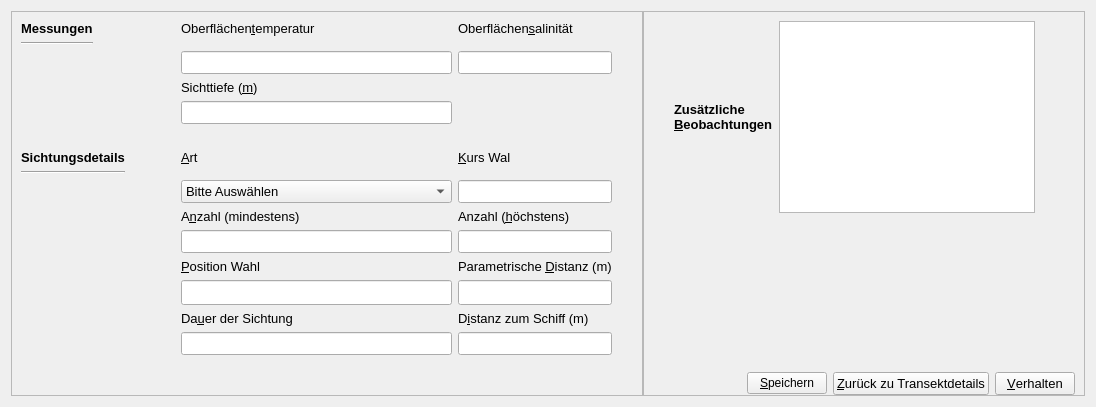
        <widget class="QWidget" name="page_3">
         <layout class="QHBoxLayout" name="horizontalLayout_19">
          <item>
           <layout class="QHBoxLayout" name="horizontalLayout_15">
            <property name="spacing">
             <number>0</number>
            </property>
            <property name="rightMargin">
             <number>0</number>
            </property>
            <item>
             <widget class="QFrame" name="frame_6">
              <property name="frameShape">
               <enum>QFrame::StyledPanel</enum>
              </property>
              <property name="frameShadow">
               <enum>QFrame::Raised</enum>
              </property>
              <layout class="QVBoxLayout" name="verticalLayout_11">
               <property name="rightMargin">
                <number>30</number>
               </property>
               <property name="bottomMargin">
                <number>0</number>
               </property>
               <item>
                <layout class="QGridLayout" name="gridLayout_5">
                 <item row="4" column="1">
                  <spacer name="horizontalSpacer_16">
                   <property name="orientation">
                    <enum>Qt::Horizontal</enum>
                   </property>
                   <property name="sizeHint" stdset="0">
                    <size>
                     <width>40</width>
                     <height>20</height>
                    </size>
                   </property>
                  </spacer>
                 </item>
                 <item row="3" column="1">
                  <widget class="QLineEdit" name="lineEditSightDepthSights">
                   <property name="font">
                    <font>
                     <family>Arial</family>
                     <pointsize>10</pointsize>
                    </font>
                   </property>
                  </widget>
                 </item>
                 <item row="1" column="1">
                  <widget class="QLineEdit" name="lineEditTemperatureSights">
                   <property name="font">
                    <font>
                     <family>Arial</family>
                     <pointsize>10</pointsize>
                    </font>
                   </property>
                  </widget>
                 </item>
                 <item row="2" column="1">
                  <widget class="QLabel" name="labelTimeSightDepthSights">
                   <property name="font">
                    <font>
                     <family>Arial</family>
                     <pointsize>10</pointsize>
                    </font>
                   </property>
                   <property name="text">
                    <string>Sichttiefe (&amp;m)</string>
                   </property>
                   <property name="alignment">
                    <set>Qt::AlignLeading|Qt::AlignLeft|Qt::AlignTop</set>
                   </property>
                   <property name="buddy">
                    <cstring>lineEditSightDepthSights</cstring>
                   </property>
                  </widget>
                 </item>
                 <item row="0" column="2">
                  <widget class="QLabel" name="labelSalinitySights">
                   <property name="font">
                    <font>
                     <family>Arial</family>
                     <pointsize>10</pointsize>
                    </font>
                   </property>
                   <property name="text">
                    <string>Oberflächen&amp;salinität</string>
                   </property>
                   <property name="alignment">
                    <set>Qt::AlignLeading|Qt::AlignLeft|Qt::AlignTop</set>
                   </property>
                   <property name="buddy">
                    <cstring>lineEditSalinitySights</cstring>
                   </property>
                  </widget>
                 </item>
                 <item row="1" column="2">
                  <widget class="QLineEdit" name="lineEditSalinitySights">
                   <property name="font">
                    <font>
                     <family>Arial</family>
                     <pointsize>10</pointsize>
                    </font>
                   </property>
                  </widget>
                 </item>
                 <item row="0" column="1">
                  <widget class="QLabel" name="labelTemperatureSights">
                   <property name="font">
                    <font>
                     <family>Arial</family>
                     <pointsize>10</pointsize>
                    </font>
                   </property>
                   <property name="text">
                    <string>Oberflächen&amp;temperatur</string>
                   </property>
                   <property name="alignment">
                    <set>Qt::AlignLeading|Qt::AlignLeft|Qt::AlignTop</set>
                   </property>
                   <property name="buddy">
                    <cstring>lineEditTemperatureSights</cstring>
                   </property>
                  </widget>
                 </item>
                 <item row="10" column="2">
                  <widget class="QLineEdit" name="lineEditParamDistance">
                   <property name="font">
                    <font>
                     <family>Verdana</family>
                     <pointsize>10</pointsize>
                    </font>
                   </property>
                  </widget>
                 </item>
                 <item row="6" column="2">
                  <widget class="QLineEdit" name="lineEditCourseWhale">
                   <property name="font">
                    <font>
                     <family>Arial</family>
                     <pointsize>10</pointsize>
                    </font>
                   </property>
                  </widget>
                 </item>
                 <item row="7" column="1">
                  <widget class="QLabel" name="labelNumberMin">
                   <property name="font">
                    <font>
                     <family>Arial</family>
                     <pointsize>10</pointsize>
                    </font>
                   </property>
                   <property name="text">
                    <string>A&amp;nzahl (mindestens)</string>
                   </property>
                   <property name="alignment">
                    <set>Qt::AlignLeading|Qt::AlignLeft|Qt::AlignTop</set>
                   </property>
                   <property name="buddy">
                    <cstring>lineEditNumberMin</cstring>
                   </property>
                  </widget>
                 </item>
                 <item row="5" column="1">
                  <widget class="QLabel" name="labelSpecies">
                   <property name="font">
                    <font>
                     <family>Arial</family>
                     <pointsize>10</pointsize>
                    </font>
                   </property>
                   <property name="text">
                    <string>&amp;Art</string>
                   </property>
                   <property name="alignment">
                    <set>Qt::AlignLeading|Qt::AlignLeft|Qt::AlignTop</set>
                   </property>
                   <property name="buddy">
                    <cstring>comboBoxSpecies</cstring>
                   </property>
                  </widget>
                 </item>
                 <item row="6" column="1">
                  <widget class="QComboBox" name="comboBoxSpecies">
                   <property name="font">
                    <font>
                     <family>Arial</family>
                     <pointsize>10</pointsize>
                    </font>
                   </property>
                   <item>
                    <property name="text">
                     <string>Bitte Auswählen</string>
                    </property>
                   </item>
                   <item>
                    <property name="text">
                     <string>Vögel</string>
                    </property>
                   </item>
                   <item>
                    <property name="text">
                     <string>Zwergwal</string>
                    </property>
                   </item>
                   <item>
                    <property name="text">
                     <string>Finnwal</string>
                    </property>
                   </item>
                   <item>
                    <property name="text">
                     <string>Gewöhnlicher Delphin</string>
                    </property>
                   </item>
                   <item>
                    <property name="text">
                     <string>Rundkopfdelphin</string>
                    </property>
                   </item>
                   <item>
                    <property name="text">
                     <string>Langflossen-Grindwal</string>
                    </property>
                   </item>
                   <item>
                    <property name="text">
                     <string>Mondfisch</string>
                    </property>
                   </item>
                   <item>
                    <property name="text">
                     <string>Buckelwal</string>
                    </property>
                   </item>
                   <item>
                    <property name="text">
                     <string>Meeresschildkröten</string>
                    </property>
                   </item>
                   <item>
                    <property name="text">
                     <string>Fische</string>
                    </property>
                   </item>
                   <item>
                    <property name="text">
                     <string>Pottwal</string>
                    </property>
                   </item>
                   <item>
                    <property name="text">
                     <string>Streifendelphin</string>
                    </property>
                   </item>
                   <item>
                    <property name="text">
                     <string>Schwertfisch</string>
                    </property>
                   </item>
                   <item>
                    <property name="text">
                     <string>Sonstige</string>
                    </property>
                   </item>
                   <item>
                    <property name="text">
                     <string>Sonar-Geräusche</string>
                    </property>
                   </item>
                   <item>
                    <property name="text">
                     <string>Grosser Tümmler</string>
                    </property>
                   </item>
                   <item>
                    <property name="text">
                     <string>Umgebungslärm / Unbekanntes Geräusch</string>
                    </property>
                   </item>
                   <item>
                    <property name="text">
                     <string>Unidentifizierte kleine Waltierspezies</string>
                    </property>
                   </item>
                   <item>
                    <property name="text">
                     <string>Unidentifizierte grosse Waltierspezies</string>
                    </property>
                   </item>
                   <item>
                    <property name="text">
                     <string>Cuvier-Schnabelwal</string>
                    </property>
                   </item>
                  </widget>
                 </item>
                 <item row="5" column="2">
                  <widget class="QLabel" name="labelCourseWhale">
                   <property name="font">
                    <font>
                     <family>Arial</family>
                     <pointsize>10</pointsize>
                    </font>
                   </property>
                   <property name="text">
                    <string>&amp;Kurs Wal</string>
                   </property>
                   <property name="alignment">
                    <set>Qt::AlignLeading|Qt::AlignLeft|Qt::AlignTop</set>
                   </property>
                   <property name="buddy">
                    <cstring>lineEditCourseWhale</cstring>
                   </property>
                  </widget>
                 </item>
                 <item row="10" column="1">
                  <widget class="QLineEdit" name="lineEditPositionWhale">
                   <property name="font">
                    <font>
                     <family>Verdana</family>
                     <pointsize>10</pointsize>
                    </font>
                   </property>
                  </widget>
                 </item>
                 <item row="8" column="2">
                  <widget class="QLineEdit" name="lineEditNumberMax">
                   <property name="font">
                    <font>
                     <family>Arial</family>
                     <pointsize>10</pointsize>
                    </font>
                   </property>
                  </widget>
                 </item>
                 <item row="11" column="2">
                  <widget class="QLabel" name="labelDistanceToShip">
                   <property name="font">
                    <font>
                     <family>Arial</family>
                     <pointsize>10</pointsize>
                    </font>
                   </property>
                   <property name="text">
                    <string>D&amp;istanz zum Schiff (m)</string>
                   </property>
                   <property name="alignment">
                    <set>Qt::AlignLeading|Qt::AlignLeft|Qt::AlignTop</set>
                   </property>
                   <property name="buddy">
                    <cstring>lineEditDistanceToShip</cstring>
                   </property>
                  </widget>
                 </item>
                 <item row="7" column="2">
                  <widget class="QLabel" name="labelNumberMax">
                   <property name="font">
                    <font>
                     <family>Arial</family>
                     <pointsize>10</pointsize>
                    </font>
                   </property>
                   <property name="text">
                    <string>Anzahl (&amp;höchstens)</string>
                   </property>
                   <property name="alignment">
                    <set>Qt::AlignLeading|Qt::AlignLeft|Qt::AlignTop</set>
                   </property>
                   <property name="buddy">
                    <cstring>lineEditNumberMax</cstring>
                   </property>
                  </widget>
                 </item>
                 <item row="9" column="1">
                  <widget class="QLabel" name="labelPositionWhale">
                   <property name="font">
                    <font>
                     <family>Arial</family>
                     <pointsize>10</pointsize>
                    </font>
                   </property>
                   <property name="text">
                    <string>&amp;Position Wahl</string>
                   </property>
                   <property name="alignment">
                    <set>Qt::AlignLeading|Qt::AlignLeft|Qt::AlignTop</set>
                   </property>
                   <property name="buddy">
                    <cstring>lineEditPositionWhale</cstring>
                   </property>
                  </widget>
                 </item>
                 <item row="8" column="1">
                  <widget class="QLineEdit" name="lineEditNumberMin">
                   <property name="font">
                    <font>
                     <family>Arial</family>
                     <pointsize>10</pointsize>
                    </font>
                   </property>
                  </widget>
                 </item>
                 <item row="11" column="1">
                  <widget class="QLabel" name="labelDuration">
                   <property name="font">
                    <font>
                     <family>Arial</family>
                     <pointsize>10</pointsize>
                    </font>
                   </property>
                   <property name="text">
                    <string>Da&amp;uer der Sichtung</string>
                   </property>
                   <property name="alignment">
                    <set>Qt::AlignLeading|Qt::AlignLeft|Qt::AlignTop</set>
                   </property>
                   <property name="buddy">
                    <cstring>lineEditDuration</cstring>
                   </property>
                  </widget>
                 </item>
                 <item row="9" column="2">
                  <widget class="QLabel" name="labelParamDistance">
                   <property name="font">
                    <font>
                     <family>Arial</family>
                     <pointsize>10</pointsize>
                    </font>
                   </property>
                   <property name="text">
                    <string>Parametrische &amp;Distanz (m)</string>
                   </property>
                   <property name="alignment">
                    <set>Qt::AlignLeading|Qt::AlignLeft|Qt::AlignTop</set>
                   </property>
                   <property name="buddy">
                    <cstring>lineEditParamDistance</cstring>
                   </property>
                  </widget>
                 </item>
                 <item row="12" column="2">
                  <widget class="QLineEdit" name="lineEditDistanceToShip">
                   <property name="font">
                    <font>
                     <family>Arial</family>
                     <pointsize>10</pointsize>
                    </font>
                   </property>
                  </widget>
                 </item>
                 <item row="12" column="1">
                  <widget class="QLineEdit" name="lineEditDuration">
                   <property name="font">
                    <font>
                     <family>Arial</family>
                     <pointsize>10</pointsize>
                    </font>
                   </property>
                  </widget>
                 </item>
                 <item row="0" column="0">
                  <layout class="QHBoxLayout" name="horizontalLayout_60">
                   <item>
                    <layout class="QVBoxLayout" name="verticalLayout_23">
                     <item>
                      <widget class="QLabel" name="labelMeasurementsSights">
                       <property name="font">
                        <font>
                         <family>Arial</family>
                         <pointsize>10</pointsize>
                         <weight>75</weight>
                         <bold>true</bold>
                        </font>
                       </property>
                       <property name="text">
                        <string>Messungen</string>
                       </property>
                       <property name="wordWrap">
                        <bool>true</bool>
                       </property>
                      </widget>
                     </item>
                     <item>
                      <widget class="Line" name="line_15">
                       <property name="orientation">
                        <enum>Qt::Horizontal</enum>
                       </property>
                      </widget>
                     </item>
                    </layout>
                   </item>
                   <item>
                    <spacer name="horizontalSpacer_58">
                     <property name="orientation">
                      <enum>Qt::Horizontal</enum>
                     </property>
                     <property name="sizeHint" stdset="0">
                      <size>
                       <width>40</width>
                       <height>20</height>
                      </size>
                     </property>
                    </spacer>
                   </item>
                  </layout>
                 </item>
                 <item row="5" column="0">
                  <layout class="QHBoxLayout" name="horizontalLayout_61">
                   <property name="rightMargin">
                    <number>10</number>
                   </property>
                   <item>
                    <layout class="QVBoxLayout" name="verticalLayout_12">
                     <item>
                      <widget class="QLabel" name="labelSights">
                       <property name="font">
                        <font>
                         <family>Arial</family>
                         <pointsize>10</pointsize>
                         <weight>75</weight>
                         <bold>true</bold>
                        </font>
                       </property>
                       <property name="text">
                        <string>Sichtungsdetails</string>
                       </property>
                      </widget>
                     </item>
                     <item>
                      <widget class="Line" name="line_16">
                       <property name="orientation">
                        <enum>Qt::Horizontal</enum>
                       </property>
                      </widget>
                     </item>
                    </layout>
                   </item>
                   <item>
                    <spacer name="horizontalSpacer_59">
                     <property name="orientation">
                      <enum>Qt::Horizontal</enum>
                     </property>
                     <property name="sizeHint" stdset="0">
                      <size>
                       <width>40</width>
                       <height>20</height>
                      </size>
                     </property>
                    </spacer>
                   </item>
                  </layout>
                 </item>
                </layout>
               </item>
               <item>
                <spacer name="verticalSpacer_5">
                 <property name="orientation">
                  <enum>Qt::Vertical</enum>
                 </property>
                 <property name="sizeHint" stdset="0">
                  <size>
                   <width>20</width>
                   <height>40</height>
                  </size>
                 </property>
                </spacer>
               </item>
              </layout>
             </widget>
            </item>
            <item>
             <widget class="QFrame" name="frame_7">
              <property name="frameShape">
               <enum>QFrame::StyledPanel</enum>
              </property>
              <property name="frameShadow">
               <enum>QFrame::Raised</enum>
              </property>
              <layout class="QVBoxLayout" name="verticalLayout_13">
               <property name="leftMargin">
                <number>30</number>
               </property>
               <property name="bottomMargin">
                <number>0</number>
               </property>
               <item>
                <layout class="QGridLayout" name="gridLayout_6">
                 <item row="1" column="3">
                  <spacer name="horizontalSpacer_17">
                   <property name="orientation">
                    <enum>Qt::Horizontal</enum>
                   </property>
                   <property name="sizeHint" stdset="0">
                    <size>
                     <width>40</width>
                     <height>20</height>
                    </size>
                   </property>
                  </spacer>
                 </item>
                 <item row="1" column="1">
                  <spacer name="horizontalSpacer_19">
                   <property name="orientation">
                    <enum>Qt::Horizontal</enum>
                   </property>
                   <property name="sizeHint" stdset="0">
                    <size>
                     <width>40</width>
                     <height>20</height>
                    </size>
                   </property>
                  </spacer>
                 </item>
                 <item row="1" column="2">
                  <spacer name="horizontalSpacer_18">
                   <property name="orientation">
                    <enum>Qt::Horizontal</enum>
                   </property>
                   <property name="sizeHint" stdset="0">
                    <size>
                     <width>40</width>
                     <height>20</height>
                    </size>
                   </property>
                  </spacer>
                 </item>
                 <item row="0" column="2">
                  <widget class="QTextEdit" name="textEditOtherObservations">
                   <property name="font">
                    <font>
                     <family>Arial</family>
                     <pointsize>10</pointsize>
                    </font>
                   </property>
                   <property name="styleSheet">
                    <string notr="true"/>
                   </property>
                  </widget>
                 </item>
                 <item row="0" column="1">
                  <widget class="QLabel" name="labelOtherObservations">
                   <property name="font">
                    <font>
                     <family>Arial</family>
                     <pointsize>10</pointsize>
                     <weight>75</weight>
                     <bold>true</bold>
                    </font>
                   </property>
                   <property name="text">
                    <string>Zusätzliche &amp;Beobachtungen</string>
                   </property>
                   <property name="wordWrap">
                    <bool>true</bool>
                   </property>
                   <property name="buddy">
                    <cstring>textEditOtherObservations</cstring>
                   </property>
                  </widget>
                 </item>
                </layout>
               </item>
               <item>
                <spacer name="verticalSpacer_6">
                 <property name="orientation">
                  <enum>Qt::Vertical</enum>
                 </property>
                 <property name="sizeHint" stdset="0">
                  <size>
                   <width>20</width>
                   <height>40</height>
                  </size>
                 </property>
                </spacer>
               </item>
               <item>
                <layout class="QGridLayout" name="gridLayout_8">
                 <item row="0" column="2">
                  <widget class="QPushButton" name="pushButtonGoBackSight">
                   <property name="font">
                    <font>
                     <family>Arial</family>
                     <pointsize>10</pointsize>
                    </font>
                   </property>
                   <property name="text">
                    <string>&amp;Zurück zu Transektdetails</string>
                   </property>
                  </widget>
                 </item>
                 <item row="0" column="0">
                  <spacer name="horizontalSpacer_20">
                   <property name="orientation">
                    <enum>Qt::Horizontal</enum>
                   </property>
                   <property name="sizeHint" stdset="0">
                    <size>
                     <width>40</width>
                     <height>20</height>
                    </size>
                   </property>
                  </spacer>
                 </item>
                 <item row="0" column="3">
                  <widget class="QPushButton" name="pushButtonGoToDetailsSight">
                   <property name="font">
                    <font>
                     <family>Arial</family>
                     <pointsize>10</pointsize>
                    </font>
                   </property>
                   <property name="text">
                    <string>&amp;Verhalten</string>
                   </property>
                  </widget>
                 </item>
                 <item row="0" column="1">
                  <widget class="QPushButton" name="pushButtonSendOffBeforeDetails">
                   <property name="text">
                    <string>&amp;Speichern</string>
                   </property>
                  </widget>
                 </item>
                </layout>
               </item>
              </layout>
             </widget>
            </item>
           </layout>
          </item>
         </layout>
        </widget>
